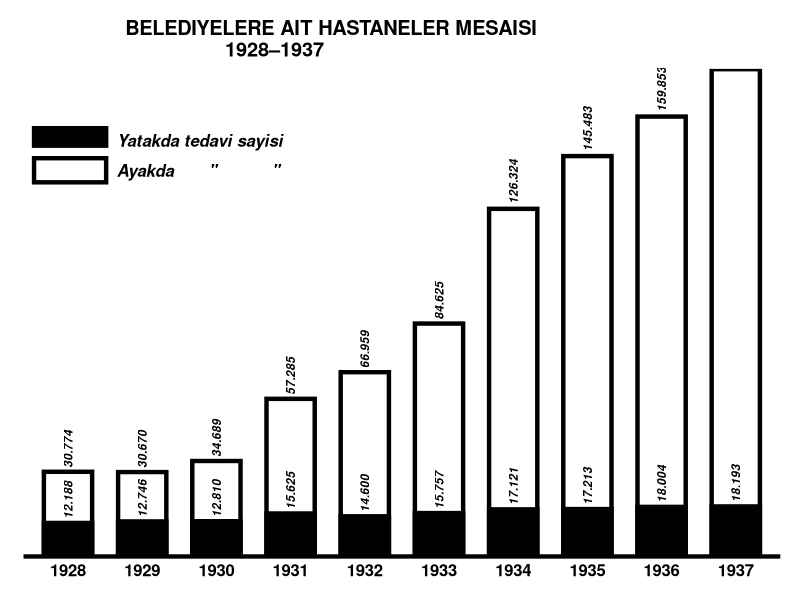

Generate this figure with R:
Sys.setlocale(locale = "Turkish")
library(ggplot2)

yatak <- c(12188,12746,12810,15625,14600,15757,17121,17213,18004,18193)
tedavi <- c(30774,30670,34689,57285,66959,84625,126324,145483,159853,177075)
zaman <- rep(seq(1928,1937),2)
deger <- c(yatak,tedavi) 
grup <- factor(c(rep(c("Yatakda tedavi sayisi", "Ayakda       \"           \" "), each=length(yatak))), levels=c("Yatakda tedavi sayisi", "Ayakda       \"           \" "))

data <- data.frame("x"=zaman, "y"=deger, "grp"=grup)


bold.text <- element_text(face = "bold", color = "black", size = 12)

xcor <- rep(paste(c(seq(1928,1937)),sep=""),2)
ycor <- deger + 100
labell <- c("12.188","12.746","12.810","15.625","14.600","15.757","17.121","17.213","18.004",
            "18.193","30.774","30.670","34.689","57.285","66.959","84.625","126.324","145.483","159.853","177.075")


ggplot(data=data,aes(x=factor(zaman), y=deger, fill=grup, color=grup, alpha=grup)) +
  scale_x_discrete(breaks=c(1928,1929,1930,1931,1932,1933,1934,1935,1936,1937))+
  geom_bar(stat="identity",position ="identity",color="black", size=1.5, width=0.65) +
  ggtitle("BELEDIYELERE AIT HASTANELER MESAISI \n 1928\u20131937")+
  theme_classic()+
  scale_fill_manual(values=c("black","white")) +
  scale_alpha_manual(values=c(1, 0))+
  theme(axis.line.y=element_blank(), axis.text.y = element_blank(), 
        axis.ticks = element_blank(), axis.title = element_blank(),axis.line.x = element_line(colour = "black", size = 1.5))+
  theme(title = bold.text,axis.text.x = bold.text, plot.margin = margin(0.5, 0.5, 0.5, 0.5, "cm"))+
  theme(plot.title=element_text(vjust=0.95, hjust=0.3,family="sans"))+
  theme(legend.title=element_blank(),legend.text = element_text(size=12,face = "bold.italic"),legend.position=c(0,0.90), 
        legend.justification=c(0,1), legend.direction='vertical',legend.spacing.x = unit(0.15,"cm"),legend.key = element_rect(size = 5, fill = "white", colour = "white")) +
  annotate("text", x = xcor, y = ycor, label = labell, 
           color = "black", angle = 90, hjust = -0.1, size=3, fontface = "bold.italic")+
  scale_y_continuous(expand = c(0,0))+
  guides(fill=guide_legend(keywidth=0.78,keyheight=0.30,default.unit="inch"))


